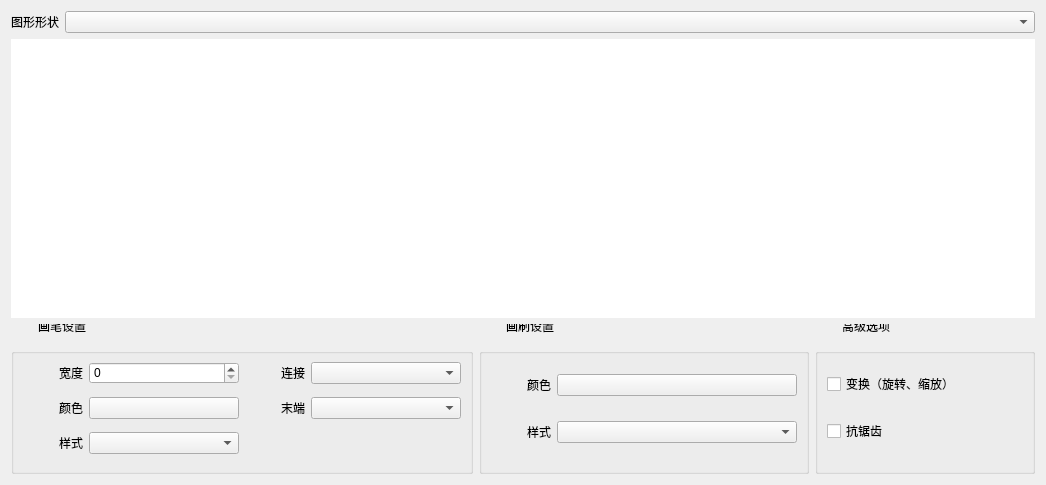
<?xml version="1.0" encoding="UTF-8"?>
<ui version="4.0">
 <class>Widget</class>
 <widget class="QWidget" name="Widget">
  <property name="geometry">
   <rect>
    <x>0</x>
    <y>0</y>
    <width>1046</width>
    <height>485</height>
   </rect>
  </property>
  <property name="windowTitle">
   <string>Widget</string>
  </property>
  <property name="styleSheet">
   <string notr="true">QWidget
{
	font: 14pt &quot;Microsoft YaHei UI&quot;;
	color: #000000;
}

QGroupBox
{
	border-width:1px;
	boder-style: solid;
	margin-top:10px;
}

QGroupBox::title
{
	subcontrol-origin: margin;
	left:20px;
	padding: -10px 5px 0px 5px;
}
</string>
  </property>
  <layout class="QVBoxLayout" name="verticalLayout">
   <item>
    <widget class="QWidget" name="widgetShape" native="true">
     <property name="sizePolicy">
      <sizepolicy hsizetype="Preferred" vsizetype="Fixed">
       <horstretch>0</horstretch>
       <verstretch>0</verstretch>
      </sizepolicy>
     </property>
     <layout class="QHBoxLayout" name="horizontalLayout_2">
      <property name="leftMargin">
       <number>0</number>
      </property>
      <property name="topMargin">
       <number>0</number>
      </property>
      <property name="rightMargin">
       <number>0</number>
      </property>
      <property name="bottomMargin">
       <number>0</number>
      </property>
      <item>
       <widget class="QLabel" name="lblShape">
        <property name="sizePolicy">
         <sizepolicy hsizetype="Fixed" vsizetype="Preferred">
          <horstretch>0</horstretch>
          <verstretch>0</verstretch>
         </sizepolicy>
        </property>
        <property name="text">
         <string>图形形状</string>
        </property>
       </widget>
      </item>
      <item>
       <widget class="QComboBox" name="cboShape"/>
      </item>
     </layout>
    </widget>
   </item>
   <item>
    <widget class="PaintWidget" name="paintWidget" native="true">
     <property name="styleSheet">
      <string notr="true">background-color: rgb(255, 255, 255);</string>
     </property>
    </widget>
   </item>
   <item>
    <widget class="QWidget" name="widgetSetting" native="true">
     <property name="sizePolicy">
      <sizepolicy hsizetype="Preferred" vsizetype="Fixed">
       <horstretch>0</horstretch>
       <verstretch>0</verstretch>
      </sizepolicy>
     </property>
     <layout class="QHBoxLayout" name="horizontalLayout">
      <property name="leftMargin">
       <number>0</number>
      </property>
      <property name="topMargin">
       <number>0</number>
      </property>
      <property name="rightMargin">
       <number>0</number>
      </property>
      <property name="bottomMargin">
       <number>0</number>
      </property>
      <item>
       <widget class="QGroupBox" name="gbPen">
        <property name="sizePolicy">
         <sizepolicy hsizetype="Preferred" vsizetype="Fixed">
          <horstretch>0</horstretch>
          <verstretch>0</verstretch>
         </sizepolicy>
        </property>
        <property name="minimumSize">
         <size>
          <width>0</width>
          <height>150</height>
         </size>
        </property>
        <property name="title">
         <string>画笔设置</string>
        </property>
        <layout class="QGridLayout" name="gridLayout">
         <property name="topMargin">
          <number>20</number>
         </property>
         <item row="0" column="0">
          <widget class="QLabel" name="lblPenWidth">
           <property name="sizePolicy">
            <sizepolicy hsizetype="Fixed" vsizetype="Preferred">
             <horstretch>0</horstretch>
             <verstretch>0</verstretch>
            </sizepolicy>
           </property>
           <property name="minimumSize">
            <size>
             <width>60</width>
             <height>0</height>
            </size>
           </property>
           <property name="maximumSize">
            <size>
             <width>60</width>
             <height>16777215</height>
            </size>
           </property>
           <property name="text">
            <string>宽度</string>
           </property>
           <property name="alignment">
            <set>Qt::AlignRight|Qt::AlignTrailing|Qt::AlignVCenter</set>
           </property>
          </widget>
         </item>
         <item row="0" column="1">
          <widget class="QSpinBox" name="sbPenWidth">
           <property name="sizePolicy">
            <sizepolicy hsizetype="Fixed" vsizetype="Fixed">
             <horstretch>0</horstretch>
             <verstretch>0</verstretch>
            </sizepolicy>
           </property>
           <property name="minimumSize">
            <size>
             <width>150</width>
             <height>0</height>
            </size>
           </property>
          </widget>
         </item>
         <item row="0" column="2">
          <widget class="QLabel" name="lblPenJoin">
           <property name="sizePolicy">
            <sizepolicy hsizetype="Fixed" vsizetype="Preferred">
             <horstretch>0</horstretch>
             <verstretch>0</verstretch>
            </sizepolicy>
           </property>
           <property name="minimumSize">
            <size>
             <width>60</width>
             <height>0</height>
            </size>
           </property>
           <property name="maximumSize">
            <size>
             <width>60</width>
             <height>16777215</height>
            </size>
           </property>
           <property name="text">
            <string>连接</string>
           </property>
           <property name="alignment">
            <set>Qt::AlignRight|Qt::AlignTrailing|Qt::AlignVCenter</set>
           </property>
          </widget>
         </item>
         <item row="0" column="3">
          <widget class="QComboBox" name="cboPenJoin">
           <property name="sizePolicy">
            <sizepolicy hsizetype="Fixed" vsizetype="Fixed">
             <horstretch>0</horstretch>
             <verstretch>0</verstretch>
            </sizepolicy>
           </property>
           <property name="minimumSize">
            <size>
             <width>150</width>
             <height>0</height>
            </size>
           </property>
          </widget>
         </item>
         <item row="1" column="0">
          <widget class="QLabel" name="lblPenColor">
           <property name="sizePolicy">
            <sizepolicy hsizetype="Fixed" vsizetype="Preferred">
             <horstretch>0</horstretch>
             <verstretch>0</verstretch>
            </sizepolicy>
           </property>
           <property name="minimumSize">
            <size>
             <width>60</width>
             <height>0</height>
            </size>
           </property>
           <property name="maximumSize">
            <size>
             <width>60</width>
             <height>16777215</height>
            </size>
           </property>
           <property name="text">
            <string>颜色</string>
           </property>
           <property name="alignment">
            <set>Qt::AlignRight|Qt::AlignTrailing|Qt::AlignVCenter</set>
           </property>
          </widget>
         </item>
         <item row="1" column="1">
          <widget class="QPushButton" name="btnPenColor">
           <property name="sizePolicy">
            <sizepolicy hsizetype="Fixed" vsizetype="Fixed">
             <horstretch>0</horstretch>
             <verstretch>0</verstretch>
            </sizepolicy>
           </property>
           <property name="minimumSize">
            <size>
             <width>150</width>
             <height>0</height>
            </size>
           </property>
           <property name="text">
            <string/>
           </property>
          </widget>
         </item>
         <item row="1" column="2">
          <widget class="QLabel" name="lblPenCap">
           <property name="sizePolicy">
            <sizepolicy hsizetype="Fixed" vsizetype="Preferred">
             <horstretch>0</horstretch>
             <verstretch>0</verstretch>
            </sizepolicy>
           </property>
           <property name="minimumSize">
            <size>
             <width>60</width>
             <height>0</height>
            </size>
           </property>
           <property name="maximumSize">
            <size>
             <width>60</width>
             <height>16777215</height>
            </size>
           </property>
           <property name="text">
            <string>末端</string>
           </property>
           <property name="alignment">
            <set>Qt::AlignRight|Qt::AlignTrailing|Qt::AlignVCenter</set>
           </property>
          </widget>
         </item>
         <item row="1" column="3">
          <widget class="QComboBox" name="cboPenCap">
           <property name="sizePolicy">
            <sizepolicy hsizetype="Fixed" vsizetype="Fixed">
             <horstretch>0</horstretch>
             <verstretch>0</verstretch>
            </sizepolicy>
           </property>
           <property name="minimumSize">
            <size>
             <width>150</width>
             <height>0</height>
            </size>
           </property>
          </widget>
         </item>
         <item row="2" column="0">
          <widget class="QLabel" name="lblPenStyle">
           <property name="sizePolicy">
            <sizepolicy hsizetype="Fixed" vsizetype="Preferred">
             <horstretch>0</horstretch>
             <verstretch>0</verstretch>
            </sizepolicy>
           </property>
           <property name="minimumSize">
            <size>
             <width>60</width>
             <height>0</height>
            </size>
           </property>
           <property name="maximumSize">
            <size>
             <width>60</width>
             <height>16777215</height>
            </size>
           </property>
           <property name="text">
            <string>样式</string>
           </property>
           <property name="alignment">
            <set>Qt::AlignRight|Qt::AlignTrailing|Qt::AlignVCenter</set>
           </property>
          </widget>
         </item>
         <item row="2" column="1">
          <widget class="QComboBox" name="cboPenStyle">
           <property name="sizePolicy">
            <sizepolicy hsizetype="Fixed" vsizetype="Fixed">
             <horstretch>0</horstretch>
             <verstretch>0</verstretch>
            </sizepolicy>
           </property>
           <property name="minimumSize">
            <size>
             <width>150</width>
             <height>0</height>
            </size>
           </property>
          </widget>
         </item>
        </layout>
       </widget>
      </item>
      <item>
       <widget class="QGroupBox" name="gbBrush">
        <property name="sizePolicy">
         <sizepolicy hsizetype="Preferred" vsizetype="Fixed">
          <horstretch>0</horstretch>
          <verstretch>0</verstretch>
         </sizepolicy>
        </property>
        <property name="minimumSize">
         <size>
          <width>0</width>
          <height>150</height>
         </size>
        </property>
        <property name="title">
         <string>画刷设置</string>
        </property>
        <layout class="QGridLayout" name="gridLayout_2">
         <property name="topMargin">
          <number>20</number>
         </property>
         <item row="1" column="0">
          <widget class="QLabel" name="lblBrushStyle">
           <property name="sizePolicy">
            <sizepolicy hsizetype="Fixed" vsizetype="Preferred">
             <horstretch>0</horstretch>
             <verstretch>0</verstretch>
            </sizepolicy>
           </property>
           <property name="minimumSize">
            <size>
             <width>60</width>
             <height>0</height>
            </size>
           </property>
           <property name="maximumSize">
            <size>
             <width>60</width>
             <height>16777215</height>
            </size>
           </property>
           <property name="text">
            <string>样式</string>
           </property>
           <property name="alignment">
            <set>Qt::AlignRight|Qt::AlignTrailing|Qt::AlignVCenter</set>
           </property>
          </widget>
         </item>
         <item row="1" column="1">
          <widget class="QComboBox" name="cboBrushStyle">
           <property name="sizePolicy">
            <sizepolicy hsizetype="Fixed" vsizetype="Fixed">
             <horstretch>0</horstretch>
             <verstretch>0</verstretch>
            </sizepolicy>
           </property>
           <property name="minimumSize">
            <size>
             <width>240</width>
             <height>0</height>
            </size>
           </property>
          </widget>
         </item>
         <item row="0" column="0">
          <widget class="QLabel" name="lblBrushColor">
           <property name="sizePolicy">
            <sizepolicy hsizetype="Fixed" vsizetype="Preferred">
             <horstretch>0</horstretch>
             <verstretch>0</verstretch>
            </sizepolicy>
           </property>
           <property name="minimumSize">
            <size>
             <width>60</width>
             <height>0</height>
            </size>
           </property>
           <property name="maximumSize">
            <size>
             <width>60</width>
             <height>16777215</height>
            </size>
           </property>
           <property name="text">
            <string>颜色</string>
           </property>
           <property name="alignment">
            <set>Qt::AlignRight|Qt::AlignTrailing|Qt::AlignVCenter</set>
           </property>
          </widget>
         </item>
         <item row="0" column="1">
          <widget class="QPushButton" name="btnBrushColor">
           <property name="sizePolicy">
            <sizepolicy hsizetype="Fixed" vsizetype="Fixed">
             <horstretch>0</horstretch>
             <verstretch>0</verstretch>
            </sizepolicy>
           </property>
           <property name="minimumSize">
            <size>
             <width>240</width>
             <height>0</height>
            </size>
           </property>
           <property name="text">
            <string/>
           </property>
          </widget>
         </item>
        </layout>
       </widget>
      </item>
      <item>
       <widget class="QGroupBox" name="gbAdvance">
        <property name="sizePolicy">
         <sizepolicy hsizetype="Preferred" vsizetype="Fixed">
          <horstretch>0</horstretch>
          <verstretch>0</verstretch>
         </sizepolicy>
        </property>
        <property name="minimumSize">
         <size>
          <width>0</width>
          <height>150</height>
         </size>
        </property>
        <property name="title">
         <string>高级选项</string>
        </property>
        <layout class="QGridLayout" name="gridLayout_3">
         <property name="topMargin">
          <number>20</number>
         </property>
         <item row="0" column="0">
          <widget class="QCheckBox" name="chkTransformation">
           <property name="text">
            <string>变换（旋转、缩放）</string>
           </property>
          </widget>
         </item>
         <item row="1" column="0">
          <widget class="QCheckBox" name="chkANtialiasing">
           <property name="text">
            <string>抗锯齿</string>
           </property>
          </widget>
         </item>
        </layout>
       </widget>
      </item>
     </layout>
    </widget>
   </item>
  </layout>
 </widget>
 <layoutdefault spacing="6" margin="11"/>
 <customwidgets>
  <customwidget>
   <class>PaintWidget</class>
   <extends>QWidget</extends>
   <header>paintwidget.h</header>
   <container>1</container>
  </customwidget>
 </customwidgets>
 <resources/>
 <connections/>
</ui>
